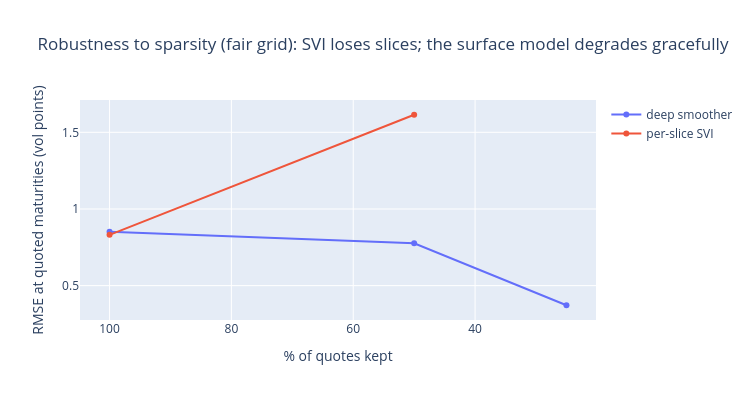

The cell this chart's notebook holds for it:
### Markdown cell above
## 4. Robustness to quote sparsity — a fair comparison

Quotes are subsampled (100% → 50% → 25%) and the deep smoother is compared against **per-slice SVI** on the dense truth **restricted to the quoted maturities** — so SVI is scored on smile fit + coverage, not charged for the $\tau$-interpolation it never claims to do. (The deep model *additionally* covers unquoted maturities; that structural advantage shows up in NB05, not in this fit metric.) SVI needs ≥6 points per slice: under heavy subsampling, slices simply stop being calibrable, while the surface-level smoother borrows strength across maturities.

### Code cell
# --- NB02 quasi-explicit SVI (compact copy, the parametric contender) ---
def _svi_inner(m, s, k, w, wt):
    y = (k - m) / s; z = onp.sqrt(y * y + 1.0)
    A = onp.column_stack([onp.ones_like(y), y, z])
    wmax = float(max(w.max(), 1e-6))
    cons = [{"type": "ineq", "fun": lambda x: x[2]},
            {"type": "ineq", "fun": lambda x: 4 * s - x[2]},
            {"type": "ineq", "fun": lambda x: x[2] - x[1]},
            {"type": "ineq", "fun": lambda x: x[2] + x[1]},
            {"type": "ineq", "fun": lambda x: (4 * s - x[2]) - x[1]},
            {"type": "ineq", "fun": lambda x: x[1] - (x[2] - 4 * s)},
            {"type": "ineq", "fun": lambda x: x[0]},
            {"type": "ineq", "fun": lambda x: wmax - x[0]}]
    r = minimize(lambda x: float(onp.sum(wt * (A @ x - w) ** 2)),
                 onp.array([onp.median(w), 0.0, min(2 * s, wmax)]),
                 jac=lambda x: 2.0 * A.T @ (wt * (A @ x - w)), method="SLSQP", constraints=cons,
                 options={"maxiter": 200, "ftol": 1e-14})
    return r.x, r.fun

def fit_svi_slice_np(k, w, wt):
    best = None
    for m0, s0 in ((0.0, 0.1), (0.0, 0.2)):
        r = minimize(lambda ms: _svi_inner(ms[0], onp.exp(ms[1]), k, w, wt)[1], [m0, onp.log(s0)],
                     method="Nelder-Mead", options={"maxiter": 300})
        x, f_ = _svi_inner(r.x[0], float(onp.exp(r.x[1])), k, w, wt)
        if best is None or f_ < best[0]:
            a, d, c = x; b = c / float(onp.exp(r.x[1]))
            rho = float(onp.clip(d / c, -0.999, 0.999)) if c > 1e-12 else 0.0
            best = (f_, dict(a=float(a), b=float(b), rho=rho, m=float(r.x[0]), s=float(onp.exp(r.x[1]))))
    return best[1]

def svi_surface_rmse(kq, tq, wq, wtq):
    '''Per-slice SVI at the QUOTED maturities of the truth grid; skips slices < MIN_PTS.'''
    errs, covered = [], 0
    for i, t in enumerate(TT[:, 0]):
        msk = onp.isclose(tq, t)
        if msk.sum() < MIN_PTS_SLICE:
            continue
        p = fit_svi_slice_np(kq[msk], wq[msk], wtq[msk])
        w_hat = onp.asarray(svi_raw(np.array(KK[i]), **p))
        errs.append(onp.sqrt(onp.maximum(w_hat, 1e-12) / t) - onp.sqrt(WW[i] / t))
        covered += 1
    if not errs:
        return onp.nan, 0
    return float(onp.sqrt(onp.mean(onp.concatenate(errs) ** 2))), covered

rows = []
for frac in (1.0, 0.5, 0.25):
    r = onp.random.default_rng(7)
    keep = r.random(len(kq)) < frac
    kq_f, tq_f, wq_f = kq[keep], tq[keep], wq[keep]
    wtq_f = iv_target_weights(wq_f, tq_f)
    wm = make_model(prior, K_SC, T_MID, T_SC)
    p_fit, _ = train_logged(wm, init_mlp([2, *HIDDEN, 1], seed=SEED), kq_f, tq_f, wq_f, wtq_f,
                            kc, tc, kw, tw, LAMBDA_BFLY, LAMBDA_CAL, EPOCHS_ABL,
                            n_logs=3, ext_dom=EXT_DOM)
    deep_rmse = rmse_iv_on_grid(wm, p_fit, KK, TT, WW)
    svi_rmse, ncov = svi_surface_rmse(kq_f, tq_f, wq_f, wtq_f)
    svi_val = svi_rmse * 100 if svi_rmse == svi_rmse else None
    rows.append(dict(frac=frac, n=int(keep.sum()), deep=deep_rmse * 100,
                     svi=svi_val, svi_slices=ncov))
    svi_txt = f"{svi_val:.3f}" if svi_val is not None else "n/a"
    print(f"quotes kept {frac*100:>4.0f}% (n={keep.sum():>3}) | deep {deep_rmse*100:.3f} vol pts | "
          f"SVI {svi_txt} ({ncov}/{len(TT[:,0])} slices calibrable)")

fig = go.Figure()
fr = [r["frac"] * 100 for r in rows]
fig.add_trace(go.Scatter(x=fr, y=[r["deep"] for r in rows], mode="lines+markers", name="deep smoother"))
fig.add_trace(go.Scatter(x=fr, y=[r["svi"] for r in rows], mode="lines+markers", name="per-slice SVI"))
fig.update_layout(width=750, height=400, xaxis_title="% of quotes kept",
                  yaxis_title="RMSE at quoted maturities (vol points)",
                  title="Robustness to sparsity (fair grid): SVI loses slices; the surface model degrades gracefully")
fig.update_xaxes(autorange="reversed")
fig.show()

### Figure 1 — Plotly figure (JSON) as saved in the notebook; plotly's stock layout.template omitted (floating-point values rounded to 4 significant figures)
{"data": [{"mode": "lines+markers", "name": "deep smoother", "type": "scatter", "x": [100, 50, 25], "y": [0.8514, 0.7758, 0.3721]}, {"mode": "lines+markers", "name": "per-slice SVI", "type": "scatter", "x": [100, 50, 25], "y": [0.8315, 1.615, null]}], "layout": {"height": 400, "title": {"text": "Robustness to sparsity (fair grid): SVI loses slices; the surface model degrades gracefully"}, "width": 750, "xaxis": {"autorange": "reversed", "title": {"text": "% of quotes kept"}}, "yaxis": {"title": {"text": "RMSE at quoted maturities (vol points)"}}}}
